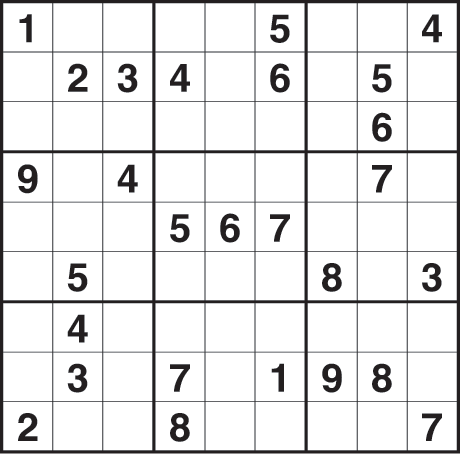
#> input picture Other/Image processing/Sudoku00.png, 460 x 460 px, found by its file name
$ python Image_class.py   (older library calls are emulated)
#> lines starting #> are read from the running program, lines starting #| are printed output that depends on the picture; after the words box and inside, x2 and y2 are one past the last pixel; in counts of white or black regions, pixels touching at a corner belong together
class image_class:
    def __init__(self, source):
#> called with source = 'face.png'
        import numpy as np
        from scipy import misc
        from scipy import ndimage
        import matplotlib.pyplot as plt
        import matplotlib.image as mpimg
        import math
        import random

        #img = mpimg.imread('C:/Users/Markus/Documents/Python Scripts/Other/Image processing/stinkbug.png')
        self.f = misc.imread('C:/Users/Markus/Documents/Python Scripts/Other/Image processing/Sudoku00.png')
#> self.f is the input picture: shape (460, 460, 4); mean R, G, B, A 226.9, 226.7, 227, 251.7

        # 255 = White
        # 0 = Black

        self.lx, self.ly, self.lz = self.f.shape
#> self.lx = 460; self.ly = 460; self.lz = 4

        print(self.lx, self.ly, self.lz)
#| 460 460 4

        self.f[:, :, 0] = (self.f[:, :, 0] > 220) * 255
        self.f[:, :, 1] = (self.f[:, :, 1] > 220) * 255
        self.f[:, :, 2] = (self.f[:, :, 2] > 220) * 255
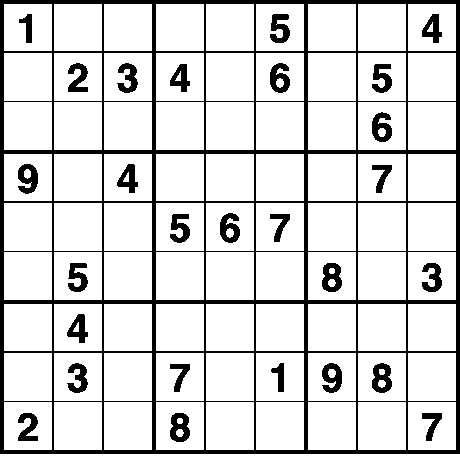
#> self.f: shape (460, 460, 4); mean R, G, B, A 212.5, 212.5, 212.5, 251.7; transparent parts drawn white

        plt.imshow(self.f)
        plt.show()

    def run(self):

        self.findLine()
        self.findSquares()
        self.findOcupiedSquares()
        self.CutOutNumbers()
        self.ClassifyNumbers()

        self.SolveSudokuMatrix()


    def findLine(self):
        import numpy as np
        import math

        L  = np.zeros((self.ly, 1))
#> L = 460 values from 0 to 0
        L2 = np.zeros((self.ly, 1))
#> L2 = 460 values from 0 to 0
        R  = np.zeros((self.lx, 1))
#> R = 460 values from 0 to 0
        R2 = np.zeros((self.lx, 1))
#> R2 = 460 values from 0 to 0

        for k in range(0, self.ly):
            L[k] = (np.sum(self.f[:, k, 0]) + np.sum(self.f[:, k, 1]) + np.sum(self.f[:, k, 2]))/len(L2)
            L2[k] = math.pow(np.sum(self.f[:, k, 0]) + np.sum(self.f[:, k, 1]) + np.sum(self.f[:, k, 2]), 2)
#> after the loop, L = 460 values, max 713.4 at index 4, min 0 at index 0, mean 637.5; L2 = 460 values, max 1.08e+11 at index 4, min 0 at index 0, mean 9.2e+10

        for l in range(0, self.lx):
            R[l] = (np.sum(self.f[l, :, 0]) + np.sum(self.f[l, :, 1]) + np.sum(self.f[l, :, 2]))/len(R2)
            R2[l] = math.pow(np.sum(self.f[l, :, 0]) + np.sum(self.f[l, :, 1]) + np.sum(self.f[l, :, 2]), 2)
#> after the loop, R = 460 values, max 718.4 at index 4, min 0 at index 0, mean 637.5; R2 = 460 values, max 1.09e+11 at index 4, min 0 at index 0, mean 9.25e+10

        VarL = L2/len(L2) - np.square(L)/len(L)
#> VarL = 460 values, max 234141054.8 at index 4, min 0 at index 0, mean 200077818.5
        VarR = R2/len(R2) - np.square(R)/len(R)
#> VarR = 460 values, max 237427204.9 at index 4, min 0 at index 0, mean 201031819.3
        stdL = np.sqrt(VarL)
#> stdL = 460 values, max 15301.7 at index 4, min 0 at index 0, mean 13673.8
        stdR = np.sqrt(VarR)
#> stdR = 460 values, max 15408.7 at index 4, min 0 at index 0, mean 13673.8

        for k in range(0, self.ly):
            if stdL[k] < 1000:
                self.f[:, k, 0] = 0
                self.f[:, k, 1] = 255
                self.f[:, k, 2] = 0
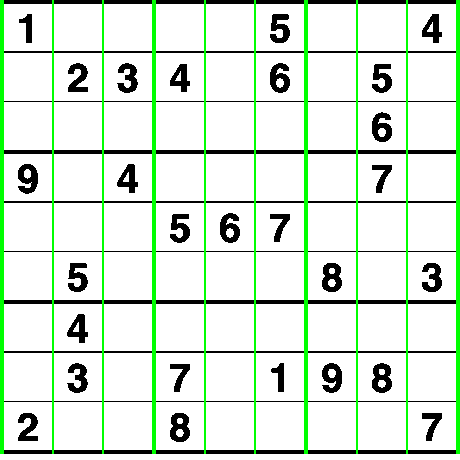
#> self.f: shape (460, 460, 4); 6.09% of pixels changed, all inside (x1, y1, x2, y2) = (0, 0, 460, 460); transparent parts drawn white

        for l in range(0, self.lx):
            if stdR[l] < 1000:
                self.f[l, :, 0] = 0
                self.f[l, :, 1] = 255
                self.f[l, :, 2] = 0
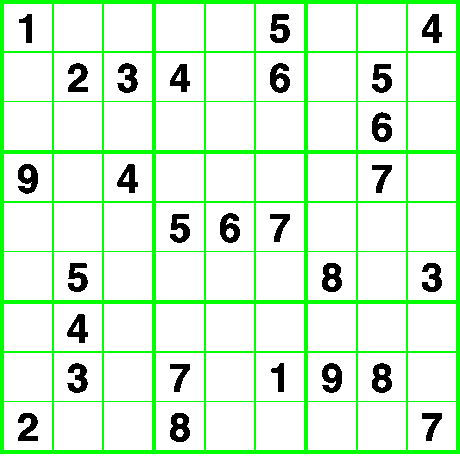
#> self.f: shape (460, 460, 4); 6.33% of pixels changed, all inside (x1, y1, x2, y2) = (4, 0, 456, 460); transparent parts drawn white

    def findSquares(self):
        import numpy as np
        import matplotlib.pyplot as plt

        squares = 9
        self.M = np.zeros((squares, 4))
        tmprow = 0
        tmpcol = 0
        tmprowEnd = 0
        tmpcolEnd = 0

        for k in range(1, self.ly):

            if (((self.f[round(self.lx/(squares*2)), self.ly - k, 0] == 0) & \
                (self.f[round(self.lx/(squares*2)), self.ly - k, 1] == 255) & \
                (self.f[round(self.lx/(squares*2)), self.ly - k, 2] == 0)) & \
                ((self.f[round(self.lx/(squares*2)), self.ly - k - 1, 0] == 255) & \
                (self.f[round(self.lx/(squares*2)), self.ly - k - 1, 1] == 255) & \
                (self.f[round(self.lx/(squares*2)), self.ly - k - 1, 2] == 255))) & (tmpcolEnd < squares):
                self.M[squares - 1 - tmpcolEnd, 3] = self.ly - k
                tmpcolEnd = tmpcolEnd + 1

            if ((self.f[round(self.lx/(squares*2)), k-1, 0] == 0) & \
                (self.f[round(self.lx/(squares*2)), k-1, 1] == 255) & \
                (self.f[round(self.lx/(squares*2)), k-1, 2] == 0)) & \
                ((self.f[round(self.lx/(squares*2)), k, 0] == 255) & \
                (self.f[round(self.lx/(squares*2)), k, 1] == 255) & \
                (self.f[round(self.lx/(squares*2)), k, 2] == 255)) & (tmpcol < squares):

                self.M[tmpcol, 2] = k
                tmpcol = tmpcol + 1
#> after the loop, self.M = [[0, 0, 4, 52], [0, 0, 54, 102], [0, 0, 104, 152], [0, 0, 156, 204], [0, 0, 206, 254], [0, 0, 256, 304], [0, 0, 308, 356], [0, 0, 358, 406], [0, 0, 408, 456]]; tmpcol = 9; tmpcolEnd = 9

        for l in range(1, self.lx):

            if (((self.f[self.lx - l, round(self.ly/(squares*2)), 0] == 0) & \
                (self.f[self.lx - l, round(self.ly/(squares*2)), 1] == 255) & \
                (self.f[self.lx - l, round(self.ly/(squares*2)), 2] == 0)) & \
                ((self.f[self.lx - l - 1, round(self.ly/(squares*2)), 0] == 255) & \
                (self.f[self.lx - l - 1, round(self.ly/(squares*2)), 1] == 255) & \
                (self.f[self.lx - l - 1, round(self.ly/(squares*2)), 2] == 255)) & (tmprowEnd < squares)):

                self.M[squares - tmprowEnd - 1, 1] = self.lx - l
                tmprowEnd = tmprowEnd + 1

            if (((self.f[l-1, round(self.ly/(squares*2)), 0] == 0) & \
                (self.f[l-1, round(self.ly/(squares*2)), 1] == 255) & \
                (self.f[l-1, round(self.ly/(squares*2)), 2] == 0)) & \
                ((self.f[l, round(self.ly/(squares*2)), 0] == 255) & \
                (self.f[l, round(self.ly/(squares*2)), 1] == 255) & \
                (self.f[l, round(self.ly/(squares*2)), 2] == 255)) & (tmprow < squares)):

                self.M[tmprow, 0] = l
                tmprow = tmprow + 1
#> after the loop, self.M = [[4, 51, 4, 52], [53, 101, 54, 102], [102, 150, 104, 152], [154, 201, 156, 204], [203, 251, 206, 254], [252, 300, 256, 304], [304, 351, 308, 356], [353, 401, 358, 406], [402, 450, 408, 456]]; tmprow = 9; tmprowEnd = 9

        plt.imshow(self.f)
        plt.show()

    def findOcupiedSquares(self):
        import numpy as np
        # Find which squares including numbers

        self.S_num = np.zeros((9, 9))
        self.default_num = 36 #27 #30 #35
        self.def_size = 30
        self.Numbers = np.zeros((self.def_size, self.def_size, self.default_num))
        tmp = 0
        tmp2 = 0
        self.indices = np.zeros((81, 2))
        self.empt_indices = np.zeros((81, 2))
        self.n_min = np.zeros((9,9,2))
        self.n_max = np.zeros((9,9,2))
        self.n_mean = np.zeros((9,9,2))

        print(self.M)
#| [[  4.  51.   4.  52.]
#|  [ 53. 101.  54. 102.]
#|  [102. 150. 104. 152.]
#|  [154. 201. 156. 204.]
#|  [203. 251. 206. 254.]
#|  [252. 300. 256. 304.]
#|  [304. 351. 308. 356.]
#|  [353. 401. 358. 406.]
#|  [402. 450. 408. 456.]]
        for k in range(0, 9):

            for l in range(0, 9):

                if (np.mean(self.f[int(self.M[l,0]):int(self.M[l,1]), int(self.M[k,2]):int(self.M[k,3]), 0]) < 250):
                       self.S_num[l, k] = 10
                       self.indices[tmp, :] = [l, k]
                       self.n_min[l, k, :]  = np.min(np.where(self.f[int(self.M[l,0]):int(self.M[l,1]), int(self.M[k,2]):int(self.M[k,3]), 0] < 10), 1)
                       self.n_max[l, k, :]  = np.max(np.where(self.f[int(self.M[l,0]):int(self.M[l,1]), int(self.M[k,2]):int(self.M[k,3]), 0] < 10), 1)
                       self.n_mean[l, k, :] = np.round((self.n_max[l,k,:] + self.n_min[l,k,:])/2.0)

                       self.Numbers[:,:,tmp] = self.f[int(self.M[l,0] + self.n_mean[l,k,0] - self.def_size/2.0):int(self.M[l,0] + self.n_mean[l,k,0] + self.def_size/2.0), int(self.M[k,2] + self.n_mean[l,k,1] - self.def_size/2.0):int(self.M[k,2] + self.n_mean[l,k,1] + self.def_size/2.0), 1]

                       if (self.n_mean[l, k, 0] - self.def_size/2.0 < 0):
                           shiftrow = 1
                       else:
                           shiftrow = 0
                       if (self.n_mean[l, k, 1] - self.def_size/2.0 < 0):
                           shiftcol = 1
                       else:
                           shiftcol = 0

                       self.n_min[l, k, :] = np.min(np.where(self.f[int(self.M[l,0] + self.n_mean[l,k,0] - self.def_size/2.0 + shiftrow):int(self.M[l,0] + self.n_mean[l,k,0] + self.def_size/2.0), int(self.M[k,2] + self.n_mean[l,k,1] - self.def_size/2.0 + shiftcol):int(self.M[k,2] + self.n_mean[l,k,1] + self.def_size/2.0), 2] < 100), 1)
                       self.n_max[l, k, :] = np.max(np.where(self.f[int(self.M[l,0] + self.n_mean[l,k,0] - self.def_size/2.0 + shiftrow):int(self.M[l,0] + self.n_mean[l,k,0] + self.def_size/2.0), int(self.M[k,2] + self.n_mean[l,k,1] - self.def_size/2.0 + shiftcol):int(self.M[k,2] + self.n_mean[l,k,1] + self.def_size/2.0), 2] < 100), 1)

                       tmp = tmp + 1

                else:
                   self.n_min[l, k, :]  = np.min(np.where(self.f[int(self.M[l,0]):int(self.M[l,1]), int(self.M[k,2]) :int(self.M[k,3]), 0] > 100), 1)
                   self.n_max[l, k, :]  = np.max(np.where(self.f[int(self.M[l,0]):int(self.M[l,1]), int(self.M[k,2]) :int(self.M[k,3]), 0] > 100), 1)
                   self.n_mean[l, k, :] = np.round((self.n_max[l, k, :] + self.n_min[l, k, :])/2.0)
                   self.empt_indices[tmp2, :] = [l, k]
                   tmp2 = tmp2 + 1
#> after the loop, self.empt_indices = 81 pairs, first value 0 to 8, second value 0 to 8; self.indices = 81 pairs, first value 0 to 8, second value 0 to 8; tmp = 27; tmp2 = 54

    def CutOutNumbers(self):
        import numpy as np
        from scipy import misc
        import math
        # Cut out numbers

        RealNumbers = np.zeros((30,30,9))

        min_num = np.zeros((9,2))
        max_num = np.zeros((9,2))
        mean_num = np.zeros((9,2))
        min_num[:, 0] = [5,6,6,6,6,6,6,6,6]
        min_num[:, 1] = [11,8,8,8,8,8,8,8,8]
        max_num[:, 0] = [23,25,25,25,25,25,25,25,25]
        max_num[:, 1] = [20,22,22,22,22,22,22,22,22]
        mean_num[:, 0] = [24,24,24,24,24,24,24,24,24]
        mean_num[:, 1] = [25,26,26,27,27,27,26,26,26]

#> (the run stopped early here; a loop or call above may not have finished)

$ run again, with Other/Image processing/Sudoku02.png copied over Other/Image processing/Sudoku00.png
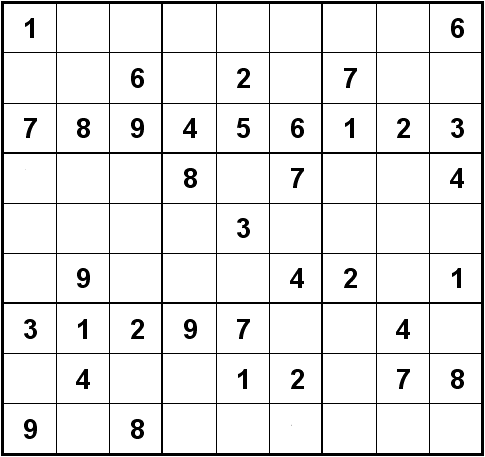
#> input picture Other/Image processing/Sudoku02.png, 485 x 457 px, found by its file name
#> in __init__, self.f is the input picture: shape (457, 485, 3); min 0, max 255, mean 232.6
#| 457 485 3
#> in __init__, `self.f[:, :, 2] = (self.f[:, :, 2] > 220) * 255`:
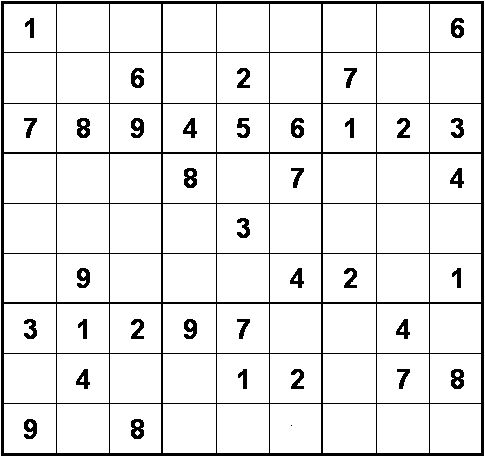
#> self.f: shape (457, 485, 3); 91% white; 37 black regions (1 under 20 px), largest, box (x1, y1, x2, y2) and area: (1, 1, 484, 456) 14752, (77, 118, 90, 138) 190, (184, 168, 197, 188) 190
#> after the loop in findLine, `for k in range(0, self.ly):`: L = 485 values, max 720.8 at index 0, min 3.15 at index 1, mean 656; L2 = 485 values, max 1.22e+11 at index 0, min 2340900 at index 1, mean 1.05e+11
#> after the loop in findLine, `for l in range(0, self.lx):`: R = 457 values, max 811.9 at index 0, min 3.35 at index 1, mean 738.9; R2 = 457 values, max 1.38e+11 at index 0, min 2340900 at index 1, mean 1.18e+11
#> VarL = 485 values, max 252006466.8 at index 0, min 4826.6 at index 1, mean 216278100.7
#> VarR = 457 values, max 301222957.3 at index 0, min 5122.3 at index 1, mean 258861953.6
#> stdL = 485 values, max 15874.7 at index 0, min 69.47 at index 1, mean 14447.1
#> stdR = 457 values, max 17355.8 at index 0, min 71.57 at index 1, mean 15795
#> after the loop in findLine, `for l in range(0, self.lx):`:
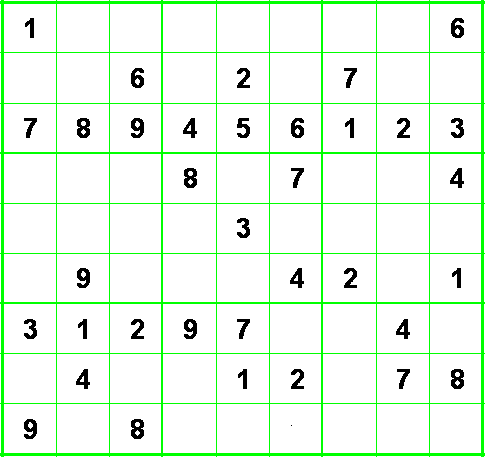
#> self.f: shape (457, 485, 3); mean R, G, B 232, 249, 232
#> after the loop in findSquares, `for k in range(1, self.ly):`: self.M = [[0, 0, 4, 56], [0, 0, 57, 109], [0, 0, 110, 161], [0, 0, 163, 216], [0, 0, 217, 269], [0, 0, 270, 321], [0, 0, 323, 376], [0, 0, 377, 429], [0, 0, 430, 481]]; tmpcol = 9
#> after the loop in findSquares, `for l in range(1, self.lx):`: self.M = [[4, 52, 4, 56], [53, 103, 57, 109], [104, 152, 110, 161], [154, 203, 163, 216], [204, 253, 217, 269], [254, 302, 270, 321], [304, 353, 323, 376], [354, 403, 377, 429], [404, 453, 430, 481]]; tmprow = 9
#| [[  4.  52.   4.  56.]
#|  [ 53. 103.  57. 109.]
#|  [104. 152. 110. 161.]
#|  [154. 203. 163. 216.]
#|  [204. 253. 217. 269.]
#|  [254. 302. 270. 321.]
#> (further printed lines are left out)
#> after the loop in findOcupiedSquares, `for k in range(0, 9):`: self.empt_indices = 81 pairs, first value 0 to 8, second value 0 to 8; tmp = 35; tmp2 = 46

$ run again, with Other/Image processing/sudoku03.png copied over Other/Image processing/Sudoku00.png
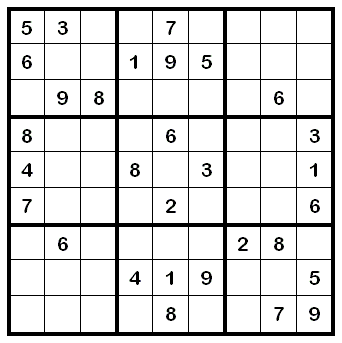
#> input picture Other/Image processing/sudoku03.png, 342 x 343 px, found by its file name
#> in __init__, self.f is the input picture: shape (343, 342, 4); mean R, G, B, A 220.4, 220.4, 220.3, 255
#| 343 342 4
#> after the loop in findLine, `for k in range(0, self.ly):`: L = 342 values, max 767.2 at index 0, min 31.32 at index 7, mean 659.6; L2 = 342 values, max 6.89e+10 at index 0, min 114704100 at index 7, mean 5.42e+10
#> after the loop in findLine, `for l in range(0, self.lx):`: R = 343 values, max 762.8 at index 0, min 31.22 at index 7, mean 655.7; R2 = 343 values, max 6.85e+10 at index 0, min 114704100 at index 7, mean 5.38e+10
#> VarL = 342 values, max 201317390 at index 0, min 335389.2 at index 7, mean 158451876.5
#> VarR = 343 values, max 199561734.9 at index 0, min 334411.4 at index 7, mean 156868976.8
#> stdL = 342 values, max 14188.6 at index 0, min 579.1 at index 7, mean 12197.6
#> stdR = 343 values, max 14126.6 at index 0, min 578.3 at index 7, mean 12144.3
#> after the loop in findLine, `for k in range(0, self.ly):`:
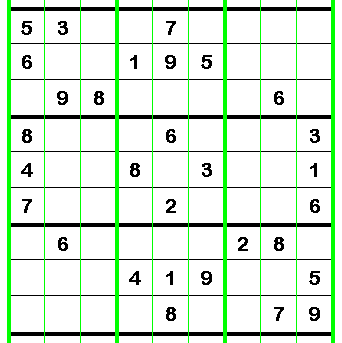
#> self.f: shape (343, 342, 4); mean R, G, B, A 218.5, 235, 218.5, 255
#> after the loop in findLine, `for l in range(0, self.lx):`:
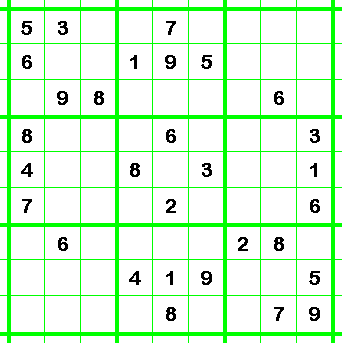
#> self.f: shape (343, 342, 4); 6% of pixels changed, all inside (x1, y1, x2, y2) = (0, 7, 342, 336)
#> after the loop in findSquares, `for k in range(1, self.ly):`: self.M = [[0, 0, 11, 44], [0, 0, 45, 80], [0, 0, 81, 115], [0, 0, 119, 152], [0, 0, 153, 188], [0, 0, 189, 223], [0, 0, 227, 260], [0, 0, 261, 296], [0, 0, 297, 331]]; tmpcol = 9
#> after the loop in findSquares, `for l in range(1, self.lx):`: self.M = [[11, 43, 11, 44], [44, 79, 45, 80], [80, 115, 81, 115], [119, 151, 119, 152], [152, 187, 153, 188], [188, 223, 189, 223], [227, 259, 227, 260], [260, 295, 261, 296], [296, 332, 297, 331]]; tmprow = 9
#| [[ 11.  43.  11.  44.]
#|  [ 44.  79.  45.  80.]
#|  [ 80. 115.  81. 115.]
#|  [119. 151. 119. 152.]
#|  [152. 187. 153. 188.]
#|  [188. 223. 189. 223.]
#> (further printed lines are left out)
#> after the loop in findOcupiedSquares, `for k in range(0, 9):`: self.empt_indices = 81 pairs, first value 0 to 8, second value 0 to 8; tmp = 30; tmp2 = 51
